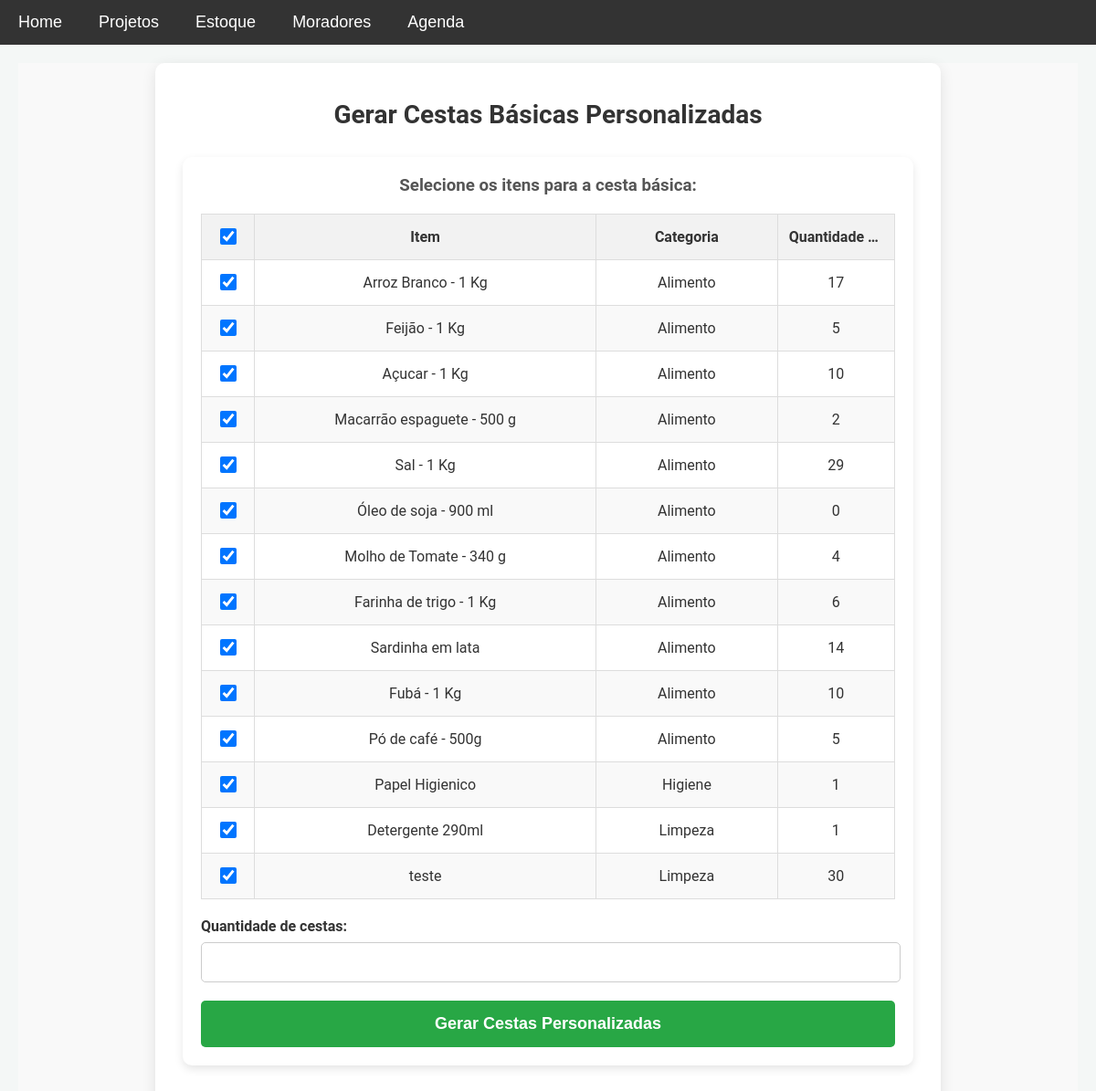
The app's page /cestas_personalizadas, older data.
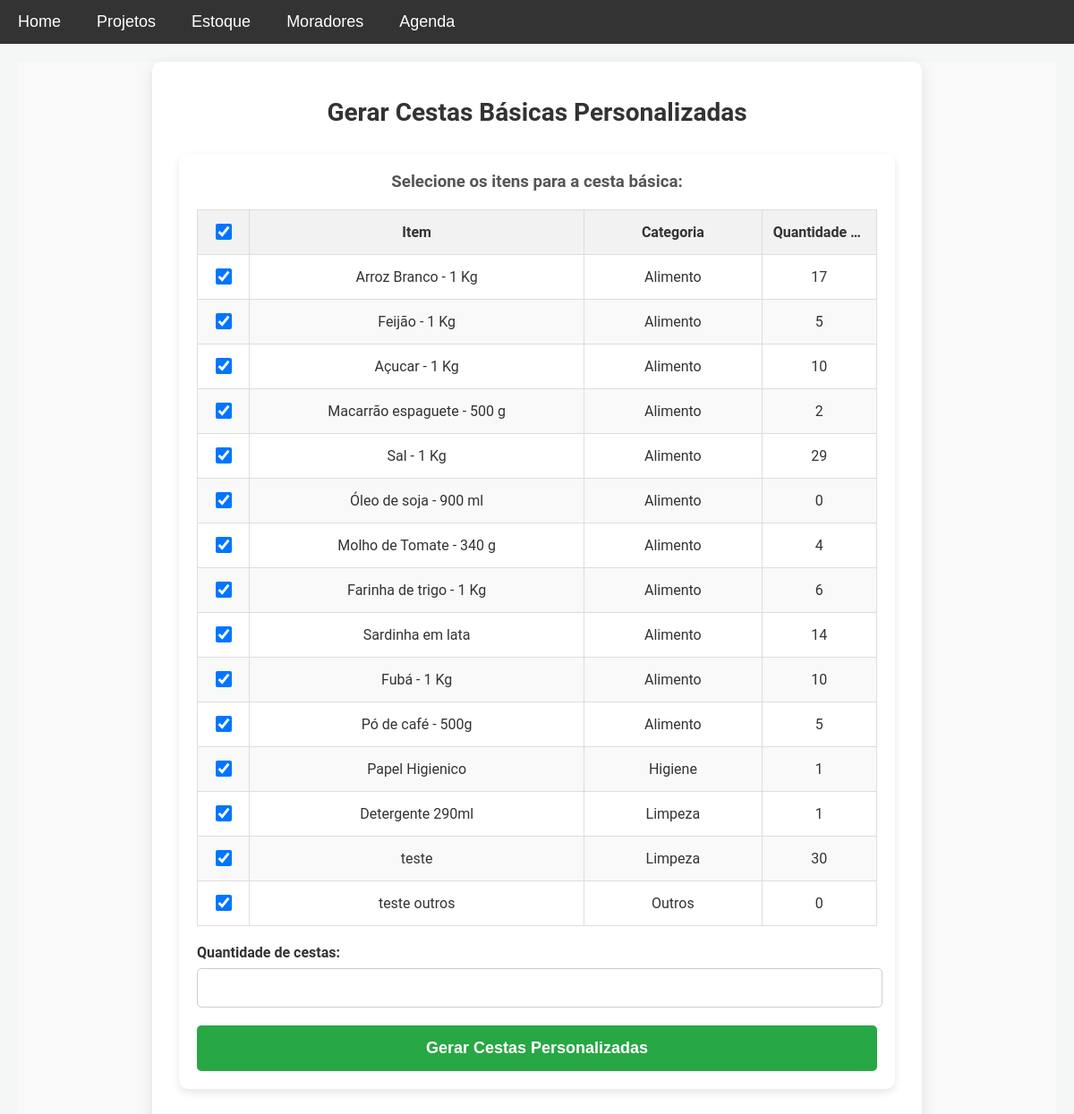
The same page, newer data.
### models.py (models this page shows)
class Item(db.Model):
    __table_args__ = {'extend_existing': True}  # Estende a tabela existente ao invés de tentar recriá-la
    id = db.Column(db.Integer, primary_key=True)
    nome = db.Column(db.String(100), nullable=False)
    descricao = db.Column(db.Text, nullable=False)
    categoria = db.Column(db.String(50), nullable=False)
    quantidade = db.Column(db.Integer, nullable=False, default=0)
    preco = db.Column(db.Float, nullable=False)

### app.py (the view)
@app.route('/cestas_personalizadas')
def cestas_personalizadas():
    itens = Item.query.all()
    return render_template('cestas_personalizadas.html', itens=itens)

### templates/cestas_personalizadas.html (shortened to what this page needs)
{% extends 'base.html' %}
{% block content %}
<div class="cestas-personalizadas-page">
    <div class="cestas-personalizadas-container">
        <h1>Gerar Cestas Básicas Personalizadas</h1>
        <form method="POST" action="{{ url_for('gerar_cestas_personalizadas') }}" class="cestas-form">
            <h3>Selecione os itens para a cesta básica:</h3>
            <table class="itens-table">
                <thead>
                    <tr>
                        <th>
                            <input type="checkbox" id="select-all" checked>
                        </th>
                        <th>Item</th>
                        <th>Categoria</th>
                        <th>Quantidade Disponível</th>
                    </tr>
                </thead>
                <tbody>
                    {% for item in itens %}
                    <tr>
                        <td>
                            <input type="checkbox" name="itens_selecionados" value="{{ item.id }}" class="item-checkbox" checked>
                        </td>
                        <td>{{ item.nome }}</td>
                        <td>{{ item.categoria }}</td>
                        <td>{{ item.quantidade }}</td>
                    </tr>
                    {% endfor %}
                </tbody>
            </table>
            <div class="form-group">
                <label for="quantidade">Quantidade de cestas:</label>
                <input type="number" name="quantidade" id="quantidade" min="1" required>
            </div>
            <button type="submit" class="btn-cadastrar">Gerar Cestas Personalizadas</button>
        </form>
    </div>
</div>
{% endblock %}

Row changes from the older to the newer data that the page shows:
added Item: nome "teste outros", categoria "Outros", quantidade "0"
